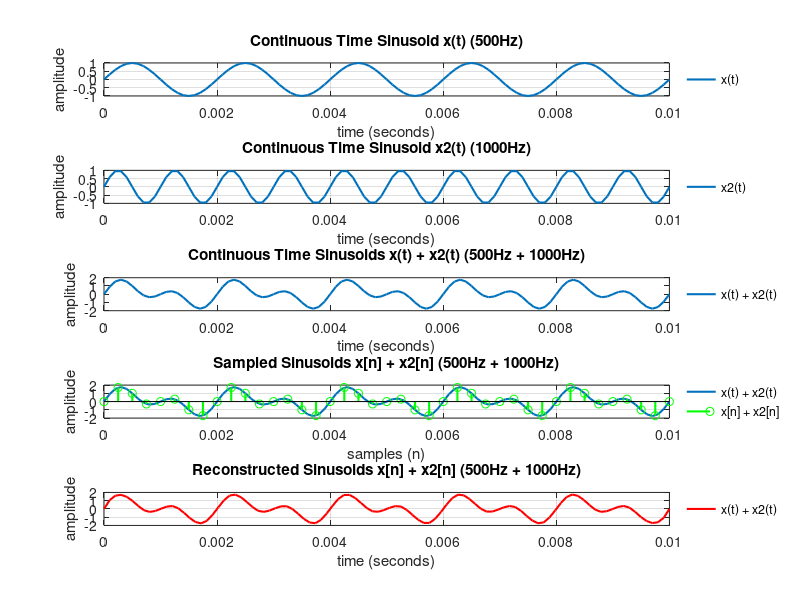

Reproduce this figure in MATLAB.
%% This is a sampling script
close, clc, clear

%% signal generation

duration = 0.01; %seconds
dt = 0.0001; %time step (how often we compute a sample)
t = 0:dt:duration; %x-axis (time)
f = 500; %frequency
f1 = 1000; 
x_t = sin(2 * pi * f * t); %continuous time sinusoid
x2_t = sin(2 * pi * f1 * t);
x = x_t + x2_t;


% plotting code
subplot(5, 1, 1) % subplot 1
plot(t ,x_t, 'linewidth',1.5)
xlim([0 0.01]) % limit the x-axis
title('Continuous Time Sinusoid x(t) (500Hz)')
xlabel('time (seconds)')
ylabel('amplitude')
legend('x(t)', 'Location', 'eastoutside', 'Box', 'off')
grid on

subplot(5, 1, 2) % subplot 1
plot(t ,x2_t, 'linewidth',1.5)
xlim([0 0.01]) % limit the x-axis
title('Continuous Time Sinusoid x2(t) (1000Hz)')
xlabel('time (seconds)')
ylabel('amplitude')
legend('x2(t)', 'Location', 'eastoutside', 'Box', 'off')
grid on

subplot(5, 1, 3) % subplot 1
plot(t ,x, 'linewidth',1.5)
xlim([0 0.01]) % limit the x-axis
title('Continuous Time Sinusoids x(t) + x2(t) (500Hz + 1000Hz)')
xlabel('time (seconds)')
ylabel('amplitude')
legend('x(t) + x2(t)', 'Location', 'eastoutside', 'Box', 'off')


% hold on

%% sampling

Fs = 4000; % sampling frequency 
Ts = 1/Fs; % sampling period
n = 0:Ts:duration; % x-axis (samples)
x_n = sin(2 * pi * f * n); % discrete time sinusoid
x2_n = sin(2 * pi * f1 * n);
x1 = x_n + x2_n;

% plotted 
subplot(5, 1, 4) % subplot 2
plot(t ,x, 'linewidth',1.5)
hold on
stem(n, x1, 'g', 'linewidth',1.5) % for 'discrete' 
hold off
grid on
title('Sampled Sinusoids x[n] + x2[n] (500Hz + 1000Hz)')
xlabel('samples (n)')
ylabel('amplitude')
legend('x(t) + x2(t)', 'x[n] + x2[n]', 'Location', 'eastoutside', 'Box', 'off')
xlim([0 0.01]) % limit the x-axis 
% sound(x_n)

%% reconstruction

t_r = linspace(0, max(n), (max(n)/dt)); %x-axis (reconstructed time axis)
y_t = interp1(n, x1, t_r, "spline"); %reconstructed continous time sinusoid

%plotting code
subplot(5, 1, 5) % subplot 3
plot(t_r, y_t,'r','linewidth',1.5) 
grid on
title('Reconstructed Sinusoids x[n] + x2[n] (500Hz + 1000Hz)')
xlabel('time (seconds)')
ylabel('amplitude')
legend('x(t) + x2(t)', 'Location', 'eastoutside', 'Box', 'off')
xlim([0 0.01]) %limit x-axis
% sound(x_n)

%% Add FFT Code here to verify 

